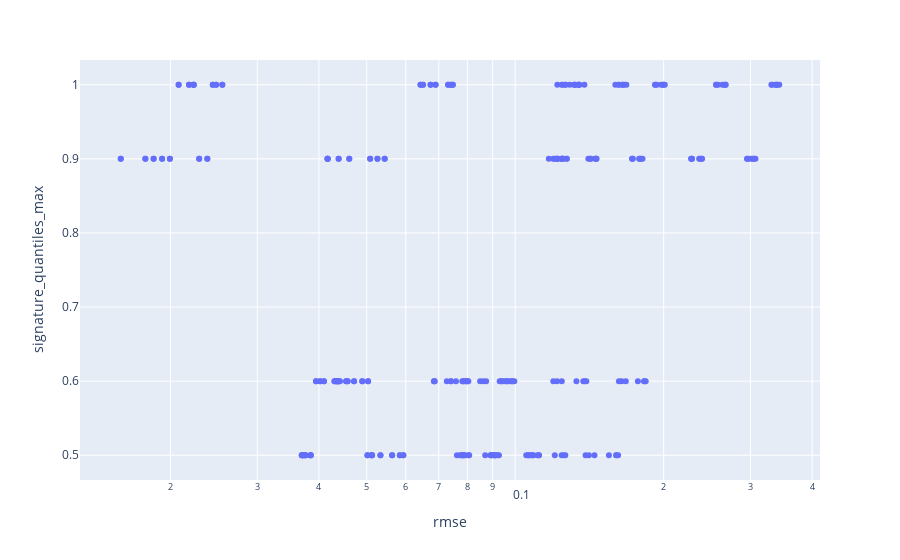

The cell this chart's notebook holds for it:
### Code cell
px.scatter(
    df, x="rmse", y="signature_quantiles_max", log_x=True
)

### Figure 1 — Plotly figure (JSON) as saved in the notebook; plotly's stock layout.template omitted (floating-point values rounded to 4 significant figures; data arrays with more than 128 entries replaced by an {"elided": "..."} marker saying what was removed)
{"data": [{"hovertemplate": "rmse=%{x}<br>signature_quantiles_max=%{y}<extra></extra>", "legendgroup": "", "marker": {"color": "#636efa", "symbol": "circle"}, "mode": "markers", "name": "", "orientation": "v", "showlegend": false, "type": "scatter", "x": {"elided": "280 float values"}, "xaxis": "x", "y": {"elided": "280 float values"}, "yaxis": "y"}], "layout": {"legend": {"tracegroupgap": 0}, "margin": {"t": 60}, "xaxis": {"anchor": "y", "domain": [0, 1], "title": {"text": "rmse"}, "type": "log"}, "yaxis": {"anchor": "x", "domain": [0, 1], "title": {"text": "signature_quantiles_max"}}}}
